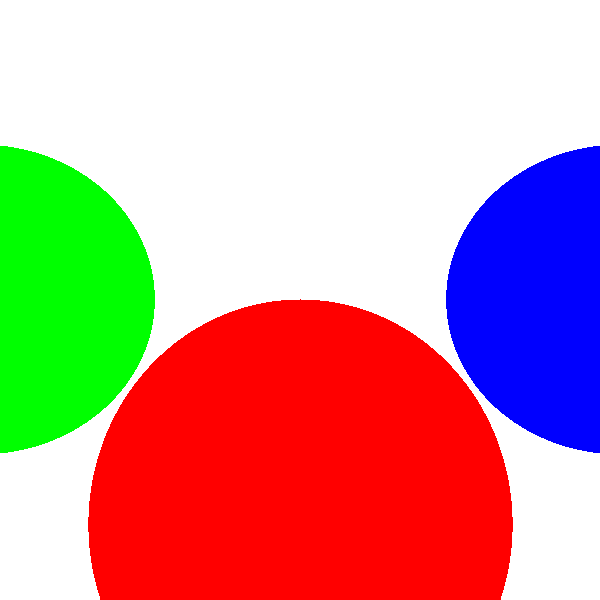

This chart was generated by the following Python code:
from PIL import Image
import math
import os

class Vec:
    def __init__(self, x, y, z):
        self.x = x
        self.y = y
        self.z = z
    
    def __sub__(self, other):
        return Vec(self.x - other.x, self.y - other.y, self.z - other.z)
    
    def dot(self, other):
        return self.x * other.x + self.y * other.y + self.z * other.z
    
    def length(self):
        return math.sqrt(self.dot(self))
    
    def normalize(self):
        l = self.length()
        return Vec(self.x/l, self.y/l, self.z/l)

class Color:
    def __init__(self, r, g, b):
        self.r = int(max(0, min(255, r)))
        self.g = int(max(0, min(255, g)))
        self.b = int(max(0, min(255, b)))

class Sphere:
    def __init__(self, center, radius, color):
        self.center = center
        self.radius = radius
        self.color = color

def intersect_ray_sphere(origin, direction, sphere):
    oc = origin - sphere.center
    k1 = direction.dot(direction)
    k2 = 2 * oc.dot(direction)
    k3 = oc.dot(oc) - sphere.radius * sphere.radius
    discriminant = k2 * k2 - 4 * k1 * k3
    
    if discriminant < 0:
        return (float('inf'), float('inf'))
    
    t1 = (-k2 + math.sqrt(discriminant)) / (2 * k1)
    t2 = (-k2 - math.sqrt(discriminant)) / (2 * k1)
    return (t1, t2)

def trace_ray(origin, direction, min_t, max_t, spheres):
    closest_t = float('inf')
    closest_sphere = None
    
    for sphere in spheres:
        ts = intersect_ray_sphere(origin, direction, sphere)
        
        if ts[0] < closest_t and min_t < ts[0] < max_t:
            closest_t = ts[0]
            closest_sphere = sphere
        
        if ts[1] < closest_t and min_t < ts[1] < max_t:
            closest_t = ts[1]
            closest_sphere = sphere
    
    if closest_sphere is None:
        return Color(255, 255, 255)
    
    return closest_sphere.color

def canvas_to_viewport(x, y, canvas_width, canvas_height, viewport_size, projection_plane_z):
    return Vec(
        x * viewport_size / canvas_width,
        y * viewport_size / canvas_height,
        projection_plane_z
    )

canvas_width = 600
canvas_height = 600
viewport_size = 1
projection_plane_z = 1
camera_position = Vec(0, 0, 0)

spheres = [
    Sphere(Vec(0, -1, 3), 1, Color(255, 0, 0)),
    Sphere(Vec(-2, 0, 4), 1, Color(0, 255, 0)),
    Sphere(Vec(2, 0, 4), 1, Color(0, 0, 255))
]

def render():
    img = Image.new('RGB', (canvas_width, canvas_height), 'white')
    pixels = img.load()
    
    for x in range(-canvas_width//2, canvas_width//2):
        for y in range(-canvas_height//2, canvas_height//2):
            direction = canvas_to_viewport(
                x, y, 
                canvas_width, canvas_height, 
                viewport_size, projection_plane_z
            )
            direction = direction.normalize()
            color = trace_ray(camera_position, direction, 1, float('inf'), spheres)
            
            px = x + canvas_width//2
            py = canvas_height//2 - y - 1
            
            if 0 <= px < canvas_width and 0 <= py < canvas_height:
                pixels[px, py] = (color.r, color.g, color.b)
    
    return img

if __name__ == "__main__":
    image = render()
    filename = "raytracer.png"
    image.save(filename)
    os.system(f"code {filename}")
